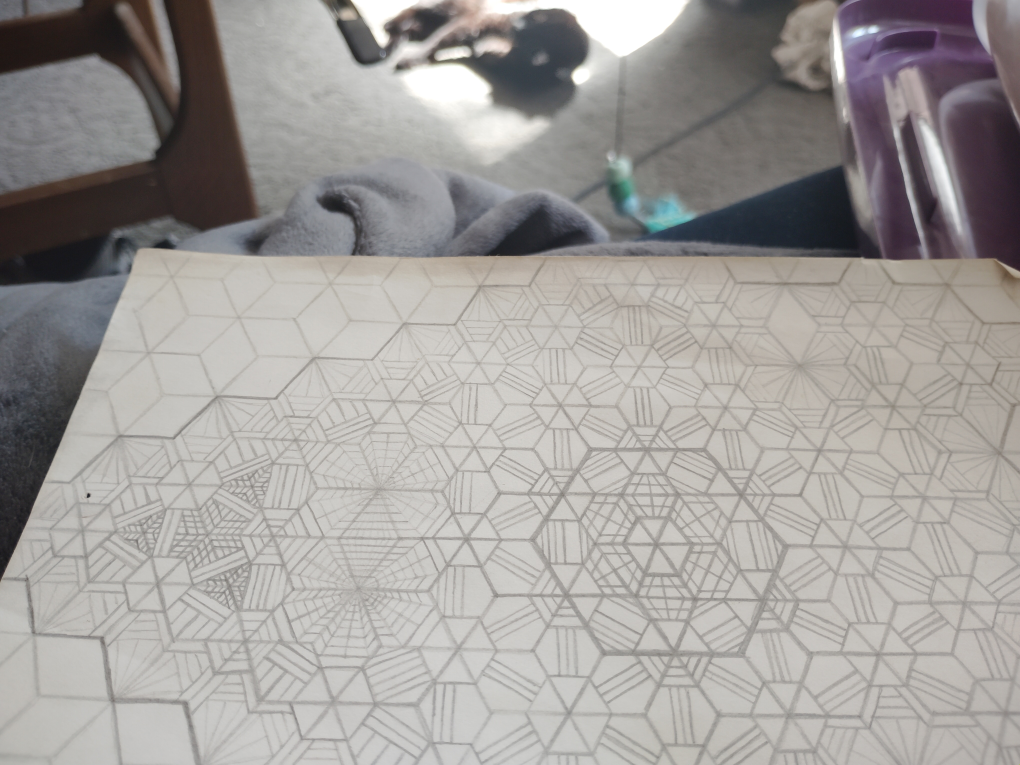
#> input picture drawings/hex-tessellation.jpg, 4080 x 3060 px (shown at 1/4 size)
$ python -i data.py   (imports and definitions only)
#> lines starting #> are read from the running program, lines starting #| are printed output that depends on the picture
"""Data: the sketches as signals on the mesh.

The task is masked-patch reconstruction. Every node owns a small square patch
of the drawing (a hand-drawn cell), so "reconstruct" literally means "redraw".
Two evaluation sets are kept apart from training:

  train_mask  random cells on 7/8 of the circle
  val_mask    *other* random cells on 7/8 of the circle   (generalisation)
  wedge_mask  every cell in the remaining 1/8 sector      (symmetry inpainting)

The wedge is never optimised: a model that has only memorised positions cannot
fill it in, a model that uses the sketch's angular symmetry can.
"""
from __future__ import annotations

import math
import os
from dataclasses import dataclass

import torch
import torch.nn.functional as F
from PIL import Image, ImageOps

from .graph import Graph
from .lattices import Mesh, build_mesh

IMAGE = 128
WIN = 8
GRID = 4

# (cx, cy, side): centre and side length, normalised -- side in units of image
# width, cy in units of image height. Photos of paper, not scans, so the crop is
# part of the sketch spec.
CROPS = {
    "star-mandala": (0.43, 0.47, 0.70),
    "hub-chart": (0.50, 0.50, 0.94),
    "hex-tessellation": (0.36, 0.70, 0.58),
}


def load_gray(path: str, size: int = IMAGE, crop: bool = True) -> torch.Tensor:
#> called with path = '../drawings/hex-tessellation.jpg', size = 128, crop = True
    img = Image.open(path).convert("L")
    if crop:
        key = os.path.splitext(os.path.basename(path))[0]
        if key in CROPS:
            cx, cy, side = CROPS[key]
            w, h = img.size
#> w = 4080; h = 3060
            s = side * w
#> s = 2366.4
            left = cx * w - s / 2
#> left = 285.6
            top = cy * h - s / 2
#> top = 958.8
            img = img.crop((int(left), int(top), int(left + s), int(top + s)))
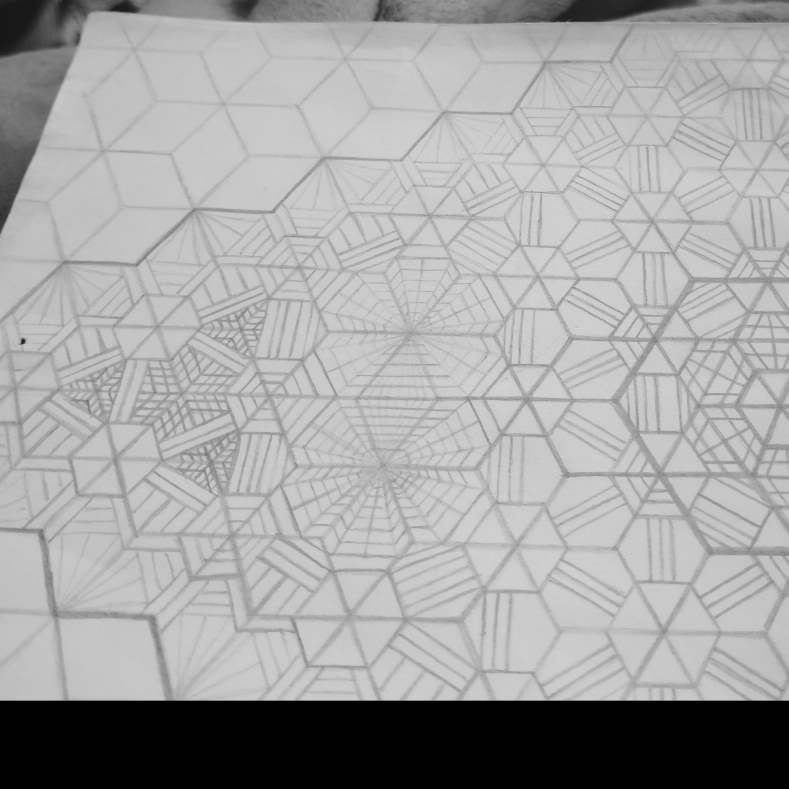
#> img: PIL image 2367x2367 L (shown at 1/3 size); min 0, max 216, mean 164.5
    img = ImageOps.autocontrast(img, cutoff=1)
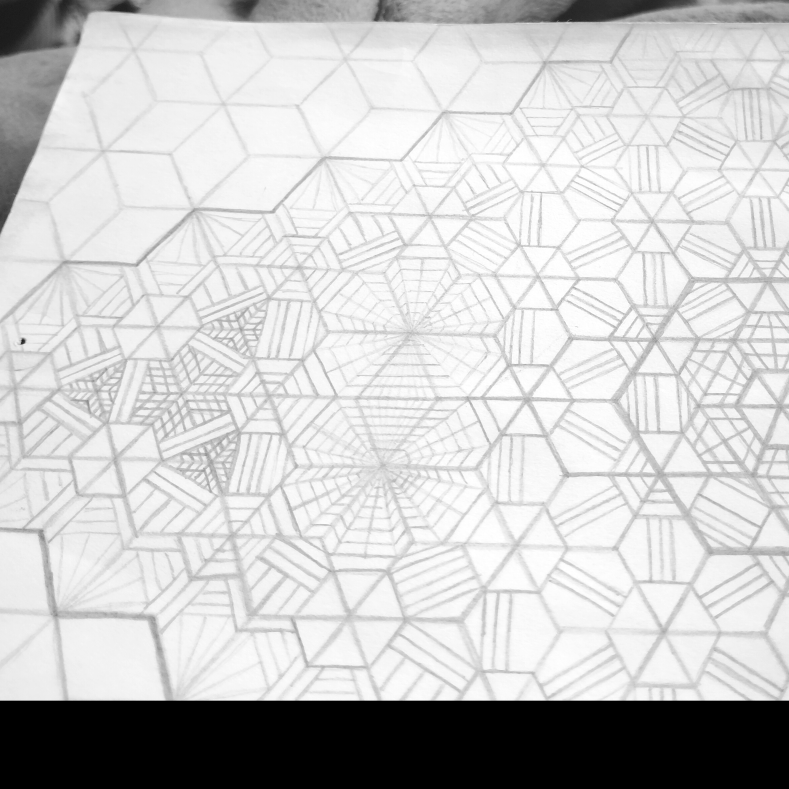
#> img: PIL image 2367x2367 L (shown at 1/3 size); min 0, max 255, mean 202.2
    img = img.resize((size, size), Image.LANCZOS)
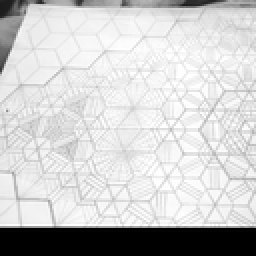
#> img: PIL image 128x128 L (shown 2 times larger); min 0, max 255, mean 202.3
#> (the run stopped early here; a loop or call above may not have finished)

$ run again, on drawings/hub-chart.jpg
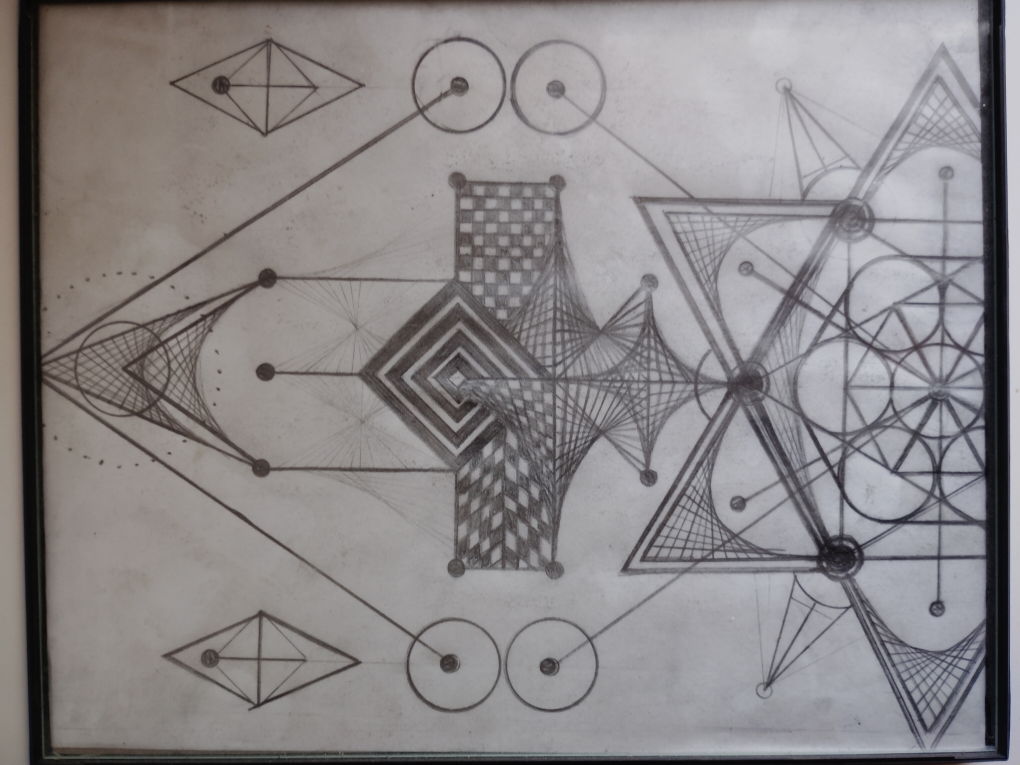
#> input picture drawings/hub-chart.jpg, 4080 x 3060 px (shown at 1/4 size)
#> in load_gray, `img = img.crop((int(left), int(top), int(left + s), int(top + s)))`:
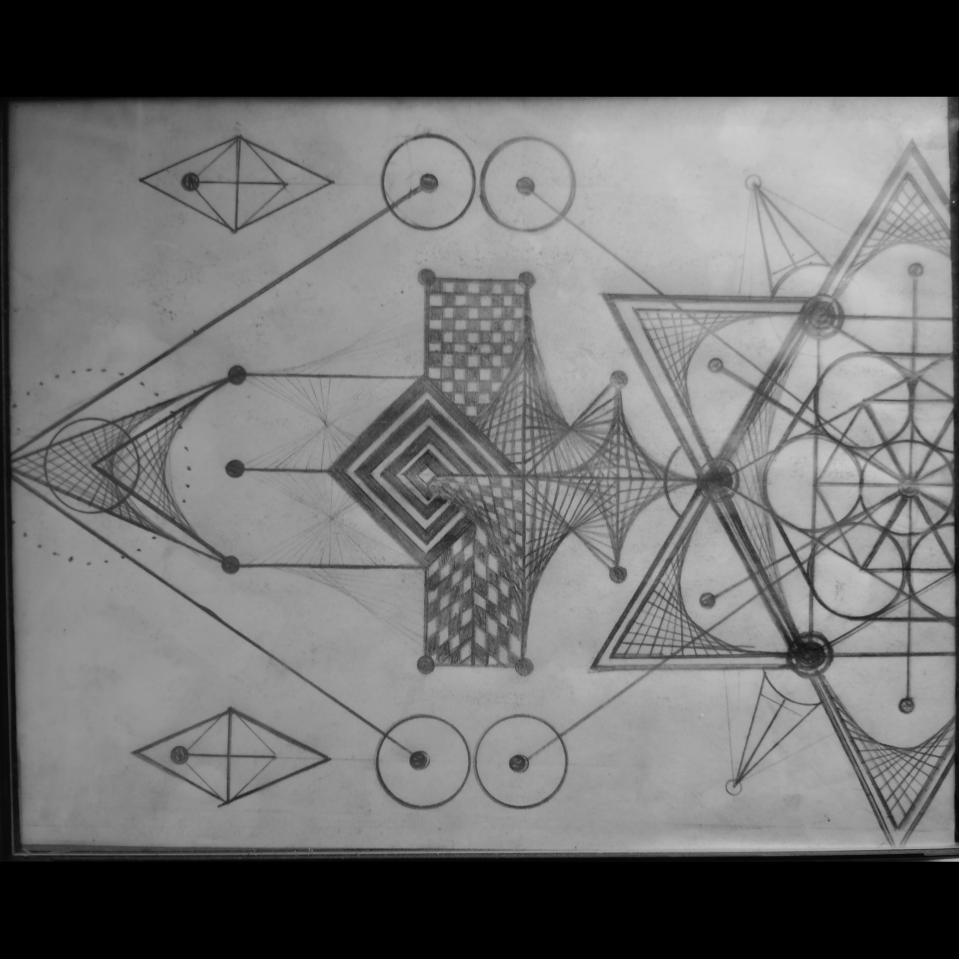
#> img: PIL image 3835x3834 L (shown at 1/4 size); min 0, max 206, mean 111.1
#> in load_gray, `img = img.resize((size, size), Image.LANCZOS)`:
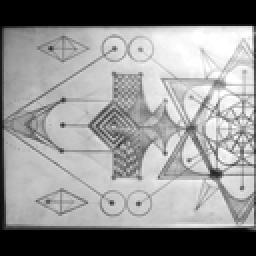
#> img: PIL image 128x128 L (shown 2 times larger); min 0, max 255, mean 144.9

$ run again, on drawings/star-mandala.jpg
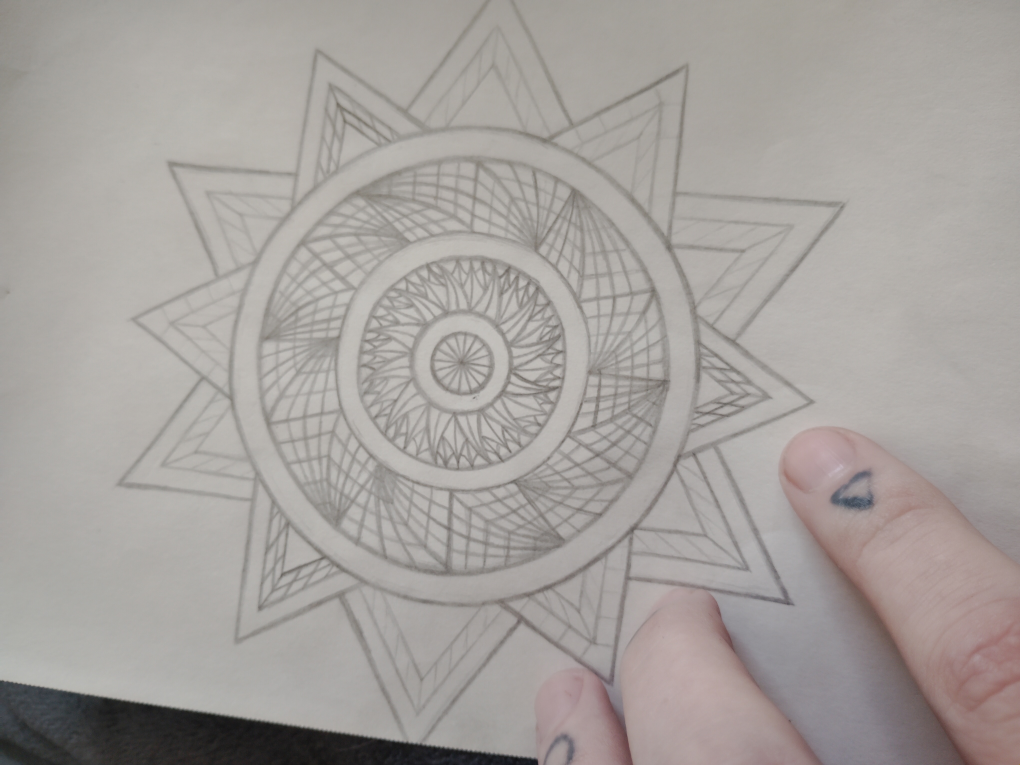
#> input picture drawings/star-mandala.jpg, 4080 x 3060 px (shown at 1/4 size)
#> in load_gray, `img = img.crop((int(left), int(top), int(left + s), int(top + s)))`:
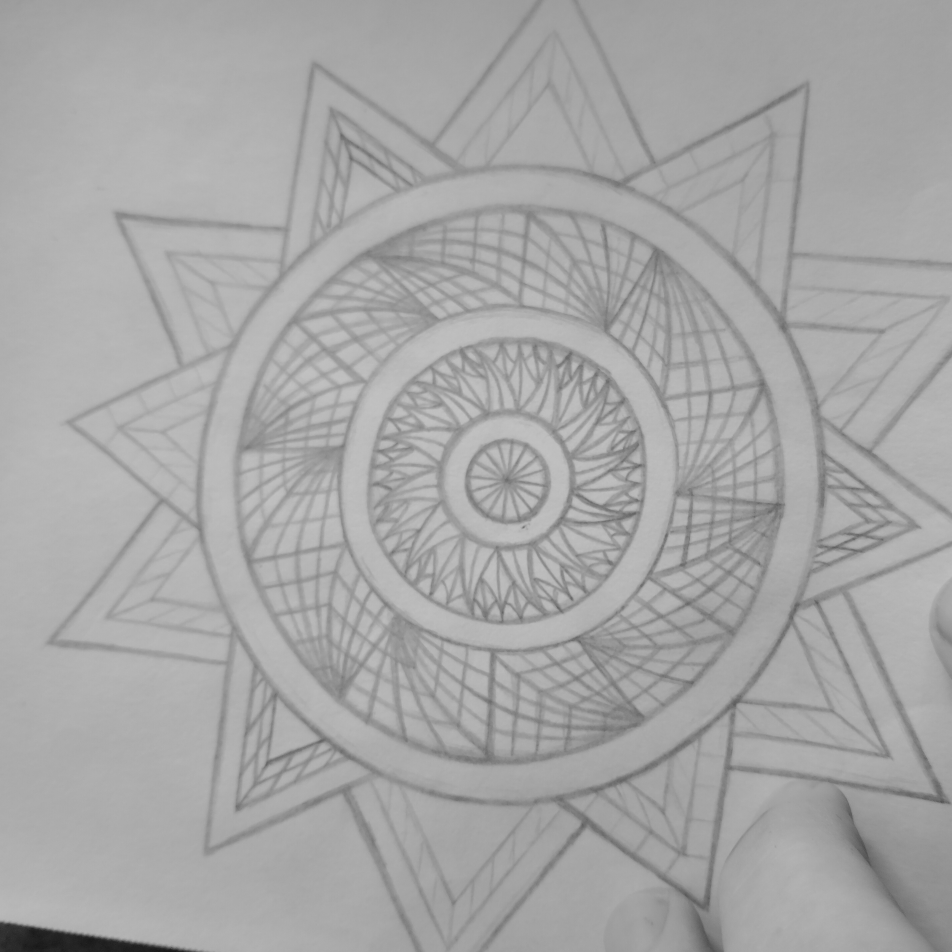
#> img: PIL image 2856x2856 L (shown at 1/3 size); min 19, max 196, mean 166.4
#> in load_gray, `img = img.resize((size, size), Image.LANCZOS)`:
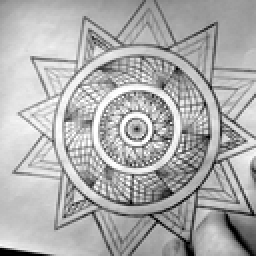
#> img: PIL image 128x128 L (shown 2 times larger); min 0, max 255, mean 173.4
